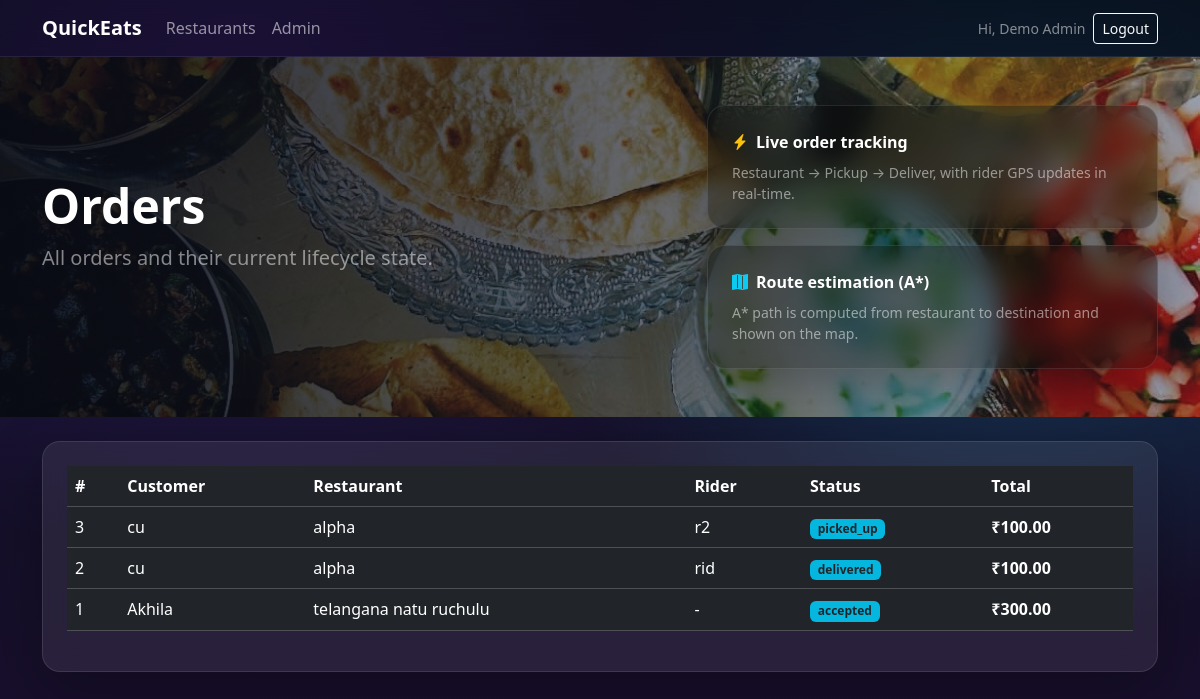
Page /admin/orders (signed in) on the committed database.
### app/models.py (models this page shows, shortened)
class User(db.Model, UserMixin):
    id = db.Column(db.Integer, primary_key=True)
    email = db.Column(db.String(255), unique=True, nullable=False, index=True)
    password_hash = db.Column(db.String(255), nullable=False)
    full_name = db.Column(db.String(120), nullable=False)
    phone = db.Column(db.String(30), nullable=True)
    role = db.Column(db.String(40), nullable=False, index=True)
    is_active = db.Column(db.Boolean, default=True, nullable=False)
    address = db.Column(db.String(255), nullable=True)
    lat = db.Column(db.Float, nullable=True)
    lng = db.Column(db.Float, nullable=True)
    created_at = db.Column(db.DateTime, default=utcnow, nullable=False)
    restaurant = db.relationship("Restaurant", back_populates="owner", uselist=False)

class Order(db.Model):
    id = db.Column(db.Integer, primary_key=True)
    customer_id = db.Column(db.Integer, db.ForeignKey("user.id"), nullable=False, index=True)
    restaurant_id = db.Column(db.Integer, db.ForeignKey("restaurant.id"), nullable=False, index=True)
    delivery_partner_id = db.Column(db.Integer, db.ForeignKey("user.id"), nullable=True, index=True)
    status = db.Column(db.String(40), nullable=False, index=True, default=OrderStatus.PLACED.value)
    notes = db.Column(db.String(500), nullable=True)
    delivery_address = db.Column(db.String(255), nullable=True)
    delivery_lat = db.Column(db.Float, nullable=True)
    delivery_lng = db.Column(db.Float, nullable=True)
    subtotal_cents = db.Column(db.Integer, nullable=False, default=0)
    delivery_fee_cents = db.Column(db.Integer, nullable=False, default=2500)
    total_cents = db.Column(db.Integer, nullable=False, default=0)
    created_at = db.Column(db.DateTime, default=utcnow, nullable=False)
    updated_at = db.Column(db.DateTime, default=utcnow, onupdate=utcnow, nullable=False)
    restaurant = db.relationship("Restaurant", back_populates="orders")
    customer = db.relationship("User", foreign_keys=[customer_id])
    delivery_partner = db.relationship("User", foreign_keys=[delivery_partner_id])
    items = db.relationship("OrderItem", back_populates="order", cascade="all, delete-orphan")
    pings = db.relationship("LocationPing", back_populates="order", cascade="all, delete-orphan")

class Restaurant(db.Model):
    id = db.Column(db.Integer, primary_key=True)
    owner_id = db.Column(db.Integer, db.ForeignKey("user.id"), nullable=False, index=True)
    name = db.Column(db.String(120), nullable=False)
    description = db.Column(db.String(500), nullable=True)
    address = db.Column(db.String(255), nullable=True)
    lat = db.Column(db.Float, nullable=True)
    lng = db.Column(db.Float, nullable=True)
    hero_image_url = db.Column(db.String(500), nullable=True)
    is_open = db.Column(db.Boolean, default=True, nullable=False)
    created_at = db.Column(db.DateTime, default=utcnow, nullable=False)
    owner = db.relationship("User", back_populates="restaurant")
    items = db.relationship("MenuItem", back_populates="restaurant", cascade="all, delete-orphan")
    orders = db.relationship("Order", back_populates="restaurant")

### app/web/admin.py (the view)
@bp.get("/orders")
@role_required(Role.ADMIN.value)
def orders():
    orders = Order.query.order_by(Order.created_at.desc()).limit(200).all()
    return render_template("admin/orders.html", orders=orders)

### app/models.py (called while the page is built)
@login_manager.user_loader
def load_user(user_id: str):
    return db.session.get(User, int(user_id))

### app/utils.py (called while the page is built)
def role_required(*roles: str):
    def decorator(fn):
        @wraps(fn)
        @login_required
        def wrapper(*args, **kwargs):
            if not current_user.is_authenticated:
                abort(401)
            if current_user.role not in roles and not getattr(current_user, "is_admin", False):
                abort(403)
            return fn(*args, **kwargs)
        return wrapper
    return decorator

def format_money(cents: int) -> str:
    return f"₹{(cents or 0) / 100:.2f}"

### app/templates/admin/orders.html (shortened to what this page needs)
{% extends "base.html" %}
{% block hero_title %}Orders{% endblock %}
{% block hero_subtitle %}All orders and their current lifecycle state.{% endblock %}
{% block content %}
  <div class="card card-glass p-4">
    <div class="table-responsive">
      <table class="table table-dark table-hover align-middle">
        <thead>
          <tr>
            <th>#</th>
            <th>Customer</th>
            <th>Restaurant</th>
            <th>Rider</th>
            <th>Status</th>
            <th>Total</th>
          </tr>
        </thead>
        <tbody>
          {% for o in orders %}
            <tr>
              <td>{{ o.id }}</td>
              <td>{{ o.customer.full_name }}</td>
              <td>{{ o.restaurant.name }}</td>
              <td>{{ o.delivery_partner.full_name if o.delivery_partner else '-' }}</td>
              <td><span class="badge bg-info text-dark">{{ o.status }}</span></td>
              <td class="fw-semibold">{{ o.total_cents|money }}</td>
            </tr>
          {% endfor %}
        </tbody>
      </table>
    </div>
  </div>
{% endblock %}

### app/templates/base.html (shortened to what this page needs)
<!doctype html>
<html lang="en">
  <head>
    <link href="https://cdn.jsdelivr.net/npm/bootstrap@5.3.3/dist/css/bootstrap.min.css" rel="stylesheet" />
    <link href="https://cdn.jsdelivr.net/npm/bootstrap-icons@1.11.3/font/bootstrap-icons.min.css" rel="stylesheet" />
    <link href="{{ url_for('static', filename='css/app.css') }}" rel="stylesheet" />
  </head>
  <body>
    <nav class="navbar navbar-expand-lg navbar-dark glass-nav sticky-top">
      <div class="container">
        <a class="navbar-brand fw-bold" href="{{ url_for('customer.home') }}">QuickEats</a>
        <div class="collapse navbar-collapse" id="nav">
          <ul class="navbar-nav me-auto mb-2 mb-lg-0">
            <li class="nav-item"><a class="nav-link" href="{{ url_for('customer.home') }}">Restaurants</a></li>
            {% if current_user.is_authenticated and current_user.role == 'admin' %}
              <li class="nav-item"><a class="nav-link" href="{{ url_for('admin.dashboard') }}">Admin</a></li>
            {% endif %}
          </ul>
          <div class="d-flex align-items-center gap-2">
            {% if current_user.is_authenticated %}
              <span class="text-white-50 small d-none d-lg-inline">Hi, {{ current_user.full_name }}</span>
              <a class="btn btn-sm btn-outline-light" href="{{ url_for('auth.logout') }}">Logout</a>
            {% else %}
              <a class="btn btn-sm btn-outline-light" href="{{ url_for('auth.login') }}">Login</a>
              <a class="btn btn-sm btn-warning" href="{{ url_for('auth.register') }}">Sign up</a>
            {% endif %}
          </div>
        </div>
      </div>
    </nav>
    <main>
      <section class="hero">
        <div class="container py-5">
          <div class="row align-items-center g-4">
            <div class="col-lg-7">
              <h1 class="display-5 fw-bold text-white mb-2">{% block hero_title %}Order food fast.{% endblock %}</h1>
              <p class="lead text-white-50 mb-4">{% block hero_subtitle %}Swiggy-like demo with live tracking and A* routing.{% endblock %}</p>
            </div>
            <div class="col-lg-5">
              <div class="hero-card p-4">
                <div class="d-flex align-items-center gap-2">
                  <i class="bi bi-lightning-charge-fill text-warning"></i>
                  <div class="text-white fw-semibold">Live order tracking</div>
                </div>
                <div class="small text-white-50 mt-2">
                  Restaurant → Pickup → Deliver, with rider GPS updates in real-time.
                </div>
              </div>
              <div class="hero-card p-4 mt-3">
                <div class="d-flex align-items-center gap-2">
                  <i class="bi bi-map-fill text-info"></i>
                  <div class="text-white fw-semibold">Route estimation (A*)</div>
                </div>
                <div class="small text-white-50 mt-2">
                  A* path is computed from restaurant to destination and shown on the map.
                </div>
              </div>
            </div>
          </div>
        </div>
        <div class="hero-overlay"></div>
      </section>
      <div class="container my-4">
        {% block content %}{% endblock %}
      </div>
    </main>
  </body>
</html>

### app/static/css/app.css (style rules this page uses)
:root { --bg1:#0b1020; --bg2:#1a0f2e; --glass: rgba(255,255,255,.08); --glass2: rgba(255,255,255,.12); --brand:#fc8019; }
body { background: radial-gradient(1200px 800px at 20% 10%, #2b1b55 0%, transparent 60%), radial-gradient(900px 700px at 85% 30%, #173a5a 0%, transparent 55%), linear-gradient(180deg, var(--bg1) 0%, var(--bg2) 100%); min-height:100vh; }
.glass-nav { background: rgba(0,0,0,.35); backdrop-filter: blur(14px); border-bottom: 1px solid rgba(255,255,255,.08); }
.hero { position: relative; overflow: hidden; background-image: url("../img/hero.jpg"); background-size: cover; background-position: center; }
.hero-overlay { position:absolute; inset:0; background: linear-gradient(90deg, rgba(8,10,20,.92) 0%, rgba(8,10,20,.60) 55%, rgba(8,10,20,.25) 100%); pointer-events:none; }
.hero .container { position:relative; z-index:1; }
.hero-card { background: rgba(0,0,0,.35); border: 1px solid rgba(255,255,255,.10); border-radius: 18px; backdrop-filter: blur(12px); box-shadow: 0 20px 60px rgba(0,0,0,.35); transform: translateY(0); transition: transform .2s ease, border-color .2s ease; }
.badge.bg-info { background-color: rgba(0, 209, 255, .85) !important; }
.card-glass { background: var(--glass); border: 1px solid rgba(255,255,255,.10); border-radius: 18px; backdrop-filter: blur(14px); box-shadow: 0 20px 60px rgba(0,0,0,.30); }

### rows in the picture
User: full_name "Demo Admin"
Order: id "3", customer.full_name "cu", restaurant.name "alpha", delivery_partner "r2", status "picked_up", total_cents "₹100.00"
Order: id "2", customer.full_name "cu", restaurant.name "alpha", delivery_partner "rid", status "delivered", total_cents "₹100.00"
Order: id "1", customer.full_name "Akhila", restaurant.name "telangana natu ruchulu", delivery_partner "-", status "accepted", total_cents "₹300.00"
